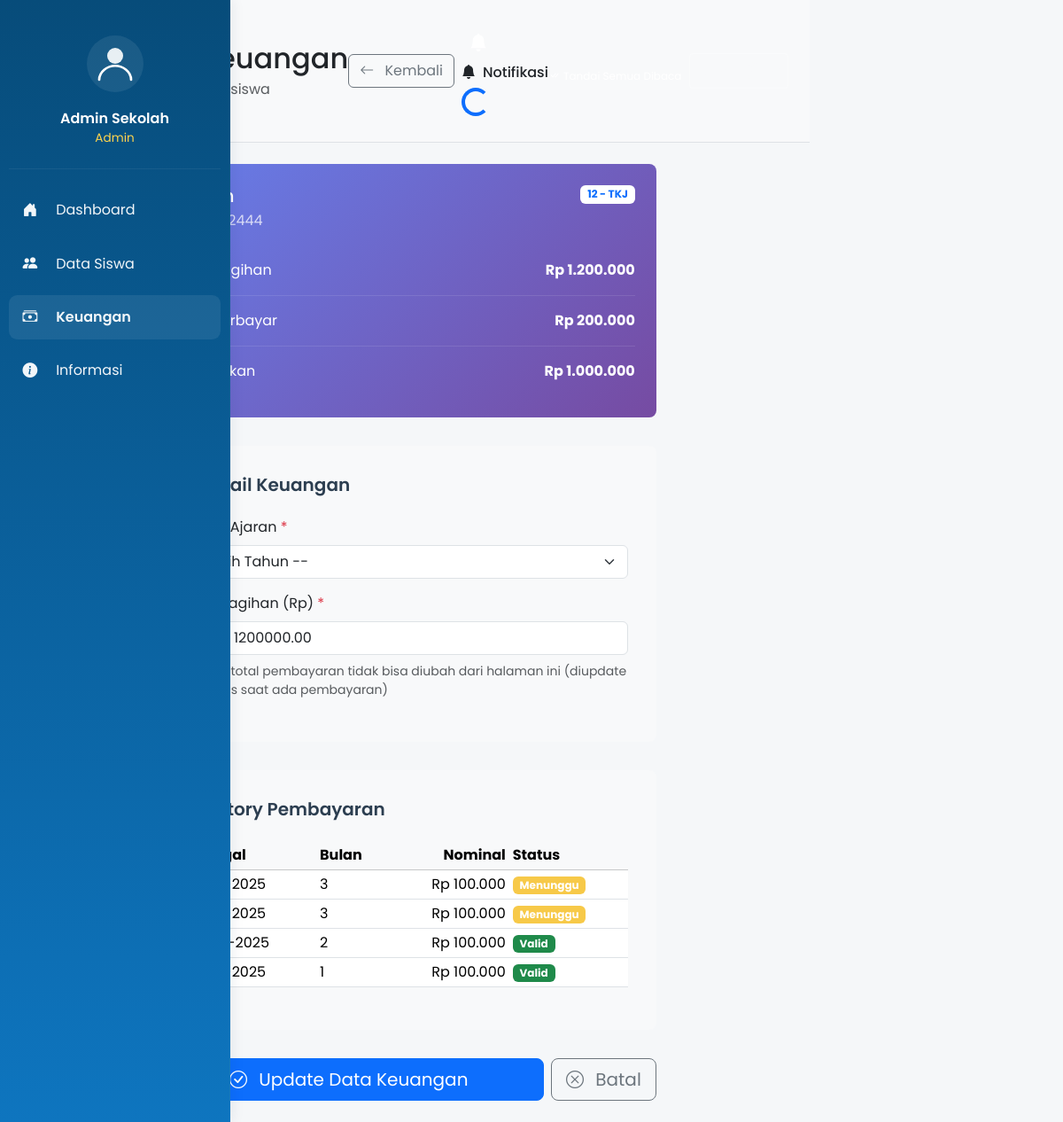
Page /admin/finance/edit.php?id=2 (signed in) on the committed database.
### tables this page shows
CREATE TABLE `keuangan` (
  `keuangan_id` int NOT NULL,
  `nis` varchar(20) NOT NULL,
  `tahun` int NOT NULL,
  `total_tagihan` decimal(12,2) NOT NULL,
  `total_bayar` decimal(12,2) DEFAULT '0.00',
  `progress` decimal(5,2) GENERATED ALWAYS AS (((`total_bayar` / `total_tagihan`) * 100)) STORED
);

CREATE TABLE `siswa` (
  `nis` varchar(20) NOT NULL,
  `nisn` varchar(20) DEFAULT NULL,
  `user_id` int NOT NULL,
  `nama` varchar(100) NOT NULL,
  `tempat_lahir` varchar(100) DEFAULT NULL,
  `tanggal_lahir` date DEFAULT NULL,
  `jk` char(1) NOT NULL,
  `kelas` varchar(10) DEFAULT NULL,
  `jurusan` varchar(50) DEFAULT NULL,
  `nik` varchar(20) DEFAULT NULL,
  `ayah` varchar(100) DEFAULT NULL,
  `ibu` varchar(100) DEFAULT NULL,
  `alamat` text,
  `email` varchar(100) DEFAULT NULL,
  `no_hp` varchar(20) DEFAULT NULL,
  `status_siswa` enum('aktif','lulus','keluar','pindah') DEFAULT 'aktif',
  `foto` varchar(255) DEFAULT NULL
);

CREATE TABLE `pembayaran` (
  `pembayaran_id` int NOT NULL,
  `keuangan_id` int NOT NULL,
  `bulan_untuk` tinyint NOT NULL DEFAULT '1' COMMENT 'Bulan yang dibayar (1=Jan, 2=Feb, dst)',
  `tanggal_bayar` date NOT NULL,
  `nominal_bayar` decimal(12,2) NOT NULL,
  `metode` varchar(50) DEFAULT NULL,
  `tempat_bayar` varchar(100) DEFAULT NULL,
  `bukti_bayar` varchar(255) DEFAULT NULL,
  `status` enum('valid','menunggu','tolak') DEFAULT 'menunggu'
);

### public/config.php (called while the page is built, shortened)
<?php
$conn = new mysqli(DB_HOST, DB_USER, DB_PASS, DB_NAME);
$conn->set_charset("utf8mb4");
function esc($str) {
    global $conn;
    return $conn->real_escape_string($str);
}

### public/admin/finance/edit.php (the view, shortened to what this page needs)
<?php
require_once __DIR__ . '/../../config.php';
$keuangan_id = esc($_GET['id'] ?? '');
$sqlKeuangan = "SELECT k.*, s.nama, s.kelas, s.jurusan
                FROM keuangan k
                INNER JOIN siswa s ON k.nis = s.nis
                WHERE k.keuangan_id = '$keuangan_id'";
$resultKeuangan = $conn->query($sqlKeuangan);
$keuangan = $resultKeuangan->fetch_assoc();
$sqlPembayaran = "SELECT * FROM pembayaran WHERE keuangan_id = '$keuangan_id' ORDER BY tanggal_bayar DESC";
$resultPembayaran = $conn->query($sqlPembayaran);
?>
<!doctype html>
<html lang="en">
<head>
  <link href="https://cdn.jsdelivr.net/npm/bootstrap@5.3.2/dist/css/bootstrap.min.css" rel="stylesheet">
  <link href="https://cdn.jsdelivr.net/npm/bootstrap-icons@1.10.5/font/bootstrap-icons.css" rel="stylesheet">
  <link rel="stylesheet" href="/css/dashboard.css">
  <link rel="stylesheet" href="/css/responsive.css">
</head>
<body class="has-sidebar">
  <?php include __DIR__ . '/../../shared/components/sidebar.php'; ?>
  <main class="main-content">
    <div class="p-4 border-bottom bg-light">
      <div class="d-flex justify-content-between align-items-center">
        <div>
          <h2 class="mb-1">
            <i class="bi bi-pencil-square me-2 text-primary"></i> Edit Data Keuangan
          </h2>
          <p class="text-muted mb-0">Perbarui informasi keuangan siswa</p>
        </div>
        <div class="d-flex align-items-center gap-2">
          <a href="/admin/finance/index.php" class="btn btn-outline-secondary">
            <i class="bi bi-arrow-left me-2"></i> Kembali
          </a>
          <?php include __DIR__ . '/../../includes/user_dropdown.php'; ?>
        </div>
      </div>
    </div>
    <div class="p-4">
      <div class="row">
        <div class="col-lg-8 mx-auto">
          <div class="info-card">
            <div class="d-flex justify-content-between align-items-start mb-3">
              <div>
                <h5 class="mb-1"><?php echo $keuangan['nama']; ?></h5>
                <p class="mb-0 opacity-75">NIS: <?php echo $keuangan['nis']; ?></p>
              </div>
              <span class="badge bg-white text-primary"><?php echo $keuangan['kelas']; ?> - <?php echo $keuangan['jurusan']; ?></span>
            </div>
            <div class="stat-row">
              <span>Total Tagihan</span>
              <strong>Rp <?php echo number_format($keuangan['total_tagihan'], 0, ',', '.'); ?></strong>
            </div>
            <div class="stat-row">
              <span>Total Terbayar</span>
              <strong>Rp <?php echo number_format($keuangan['total_bayar'], 0, ',', '.'); ?></strong>
            </div>
            <div class="stat-row">
              <span>Tunggakan</span>
              <strong>Rp <?php echo number_format($keuangan['total_tagihan'] - $keuangan['total_bayar'], 0, ',', '.'); ?></strong>
            </div>
          </div>
          <form method="POST" action="">
            <div class="form-section">
              <h5>
                <i class="bi bi-cash-coin"></i> Detail Keuangan
              </h5>
              <div class="mb-3">
                <label class="form-label">Tahun Ajaran <span class="text-danger">*</span></label>
                <select name="tahun" class="form-select" required>
                  <option value="">-- Pilih Tahun --</option>
                </select>
              </div>
              <div class="mb-3">
                <label class="form-label">Total Tagihan (Rp) <span class="text-danger">*</span></label>
                <div class="input-group">
                  <span class="input-group-text">Rp</span>
                  <input type="number" name="total_tagihan" class="form-control"
                         value="<?php echo $keuangan['total_tagihan']; ?>"
                         min="0" step="1000" required>
                </div>
                <small class="text-muted d-block mt-2">
                  <i class="bi bi-info-circle me-1"></i> Nilai total pembayaran tidak bisa diubah dari halaman ini (diupdate otomatis saat ada pembayaran)
                </small>
              </div>
            </div>
            <?php if ($resultPembayaran->num_rows > 0): ?>
            <div class="form-section">
              <h5>
                <i class="bi bi-clock-history"></i> History Pembayaran
              </h5>
              <div class="table-responsive">
                <table class="table table-sm table-hover">
                  <thead class="table-light">
                    <tr>
                      <th>Tanggal</th>
                      <th>Bulan</th>
                      <th class="text-end">Nominal</th>
                      <th>Status</th>
                    </tr>
                  </thead>
                  <tbody>
                    <?php while ($pembayaran = $resultPembayaran->fetch_assoc()): ?>
                    <tr>
                      <td><?php echo date('d-m-Y', strtotime($pembayaran['tanggal_bayar'])); ?></td>
                      <td><?php echo $pembayaran['bulan_untuk']; ?></td>
                      <td class="text-end">Rp <?php echo number_format($pembayaran['nominal_bayar'], 0, ',', '.'); ?></td>
                      <td>
                        <span class="badge bg-<?php echo $pembayaran['status'] == 'valid' ? 'success' : 'warning'; ?>">
                          <?php echo ucfirst($pembayaran['status']); ?>
                        </span>
                      </td>
                    </tr>
                    <?php endwhile; ?>
                  </tbody>
                </table>
              </div>
            </div>
            <?php endif; ?>
            <div class="d-flex gap-2">
              <button type="submit" class="btn btn-primary btn-lg flex-grow-1">
                <i class="bi bi-check-circle me-2"></i> Update Data Keuangan
              </button>
              <a href="/admin/finance/index.php" class="btn btn-outline-secondary btn-lg">
                <i class="bi bi-x-circle me-2"></i> Batal
              </a>
            </div>
          </form>
        </div>
      </div>
    </div>
  </main>
</body>
</html>

### public/css/dashboard.css (style rules this page uses)
:root { --sidebar-width: 260px; --sidebar-collapsed-width: 72px; --primary-blue: #0b63a8; --dark-blue: #064b7a; --bg: #f5f7f9; }
* { box-sizing: border-box }
html, body { height: 100% }
body { font-family: 'Poppins', system-ui, -apple-system, 'Segoe UI', Roboto, "Helvetica Neue", Arial; background: var(--bg); margin: 0 }
.has-sidebar { display: flex }
.info-card { transition: transform .18s ease, box-shadow .18s ease; padding: 1.1rem }
.bg-success { background: #1f8a4a !important }
.bg-warning { background: #f7c948 !important }

### public/css/responsive.css (style rules this page uses)
html { font-size: 16px; -webkit-text-size-adjust: 100%; -moz-text-size-adjust: 100%; -ms-text-size-adjust: 100%; }
body { overflow-x: hidden; min-width: 320px; }
.row { margin-left: -15px; margin-right: -15px; }
[class*="col-"] { padding-left: 15px; padding-right: 15px; }
.table-responsive { display: block; width: 100%; overflow-x: auto; -webkit-overflow-scrolling: touch; }

### public/admin/finance/edit.php (style rules this page uses)
.form-section { background: #f8f9fa; border-radius: 8px; padding: 2rem; margin-bottom: 2rem; }
.form-section h5 { color: #2c3e50; font-weight: 600; margin-bottom: 1.5rem; display: flex; align-items: center; }
.info-card { background: linear-gradient(135deg, #667eea 0%, #764ba2 100%); color: white; border-radius: 8px; padding: 1.5rem; margin-bottom: 2rem; }
.stat-row { display: flex; justify-content: space-between; align-items: center; padding: 1rem 0; border-bottom: 1px solid rgba(255,255,255,0.1); }
.stat-row:last-child { border-bottom: none; }

### rows in the picture
keuangan: nis.nama "dadan", nis "2222444", nis.kelas "12", nis.jurusan "TKJ", total_tagihan "1.200.000", total_bayar "200.000", $keuangan['total_tagihan'] - $keuangan['total_bayar'] "1.000.000", total_tagihan "1200000.00"
pembayaran: tanggal_bayar "30-10-2025", bulan_untuk "3", nominal_bayar "100.000", status "Menunggu"
pembayaran: tanggal_bayar "30-10-2025", bulan_untuk "3", nominal_bayar "100.000", status "Menunggu"
pembayaran: tanggal_bayar "20-02-2025", bulan_untuk "2", nominal_bayar "100.000", status "Valid"
pembayaran: tanggal_bayar "30-01-2025", bulan_untuk "1", nominal_bayar "100.000", status "Valid"

### other values in the picture
$adminName "Admin"
